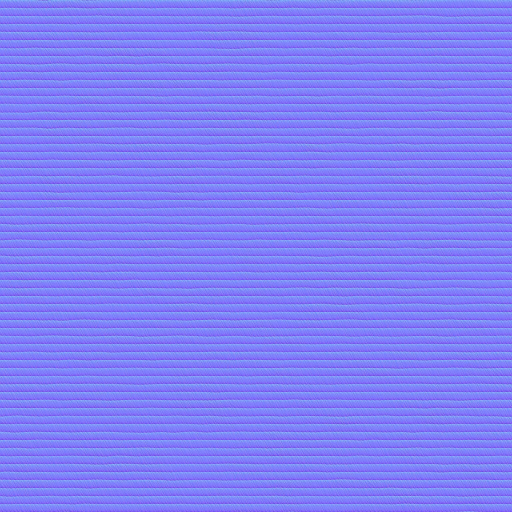
#> input picture godot/models/es44ac_ge_seat_fabric_nor.jpg, 1024 x 1024 px, given in place of es44ac_ge_seat_fabric_nor.jpg_ao.png, which was not available (shown at 1/2 size)
$ python post_bake.py ../../godot/models/es44ac_ge_seat_fabric_nor.jpg
#> lines starting #> are read from the running program, lines starting #| are printed output that depends on the picture
import sys
from PIL import Image, ImageFilter
for base in sys.argv[1:]:
    im = Image.open(base + "_ao.png").convert("L").filter(ImageFilter.MedianFilter(5)).filter(ImageFilter.GaussianBlur(1.0))
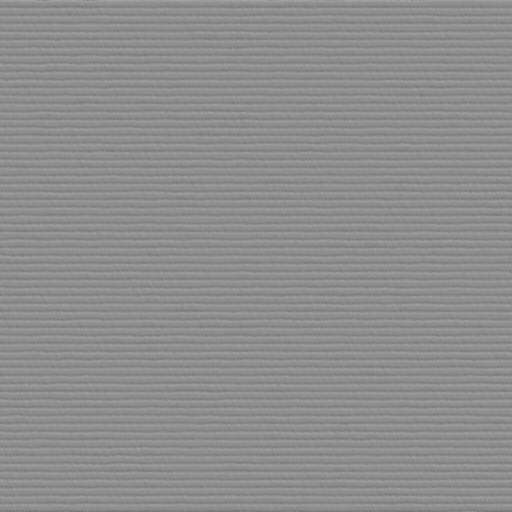
#> im: PIL image 1024x1024 L (shown at 1/2 size); min 115, max 167, mean 141
    im.save(base + "_ao.png")
    r, g, b = Image.open(base + "_wear.png").convert("RGB").split()
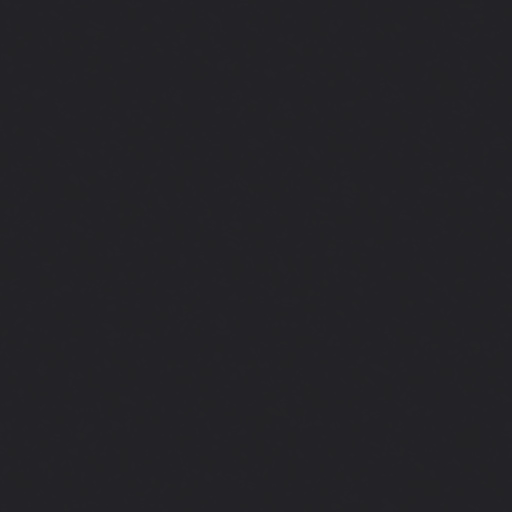
#> input picture godot/models/es44ac_ge_vinyl_dark_diff.jpg, 1024 x 1024 px, given in place of es44ac_ge_seat_fabric_nor.jpg_wear.png, which was not available (shown at 1/2 size)
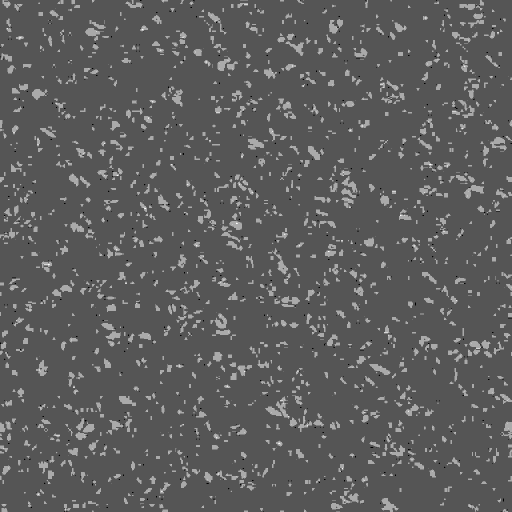
#> r: PIL image 1024x1024 L (shown at 1/2 size); min 34, max 37, mean 35.1; drawn with min black and max white
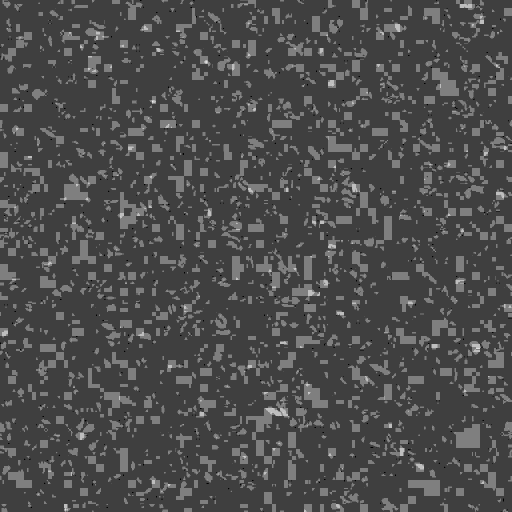
#> g: PIL image 1024x1024 L (shown at 1/2 size); min 33, max 37, mean 34.2; drawn with min black and max white
    Image.merge("RGB", (r.filter(ImageFilter.MedianFilter(3)), g.filter(ImageFilter.MedianFilter(5)).filter(ImageFilter.GaussianBlur(1.0)), b)).save(base + "_wear.png")
    print("smoothed", base)
